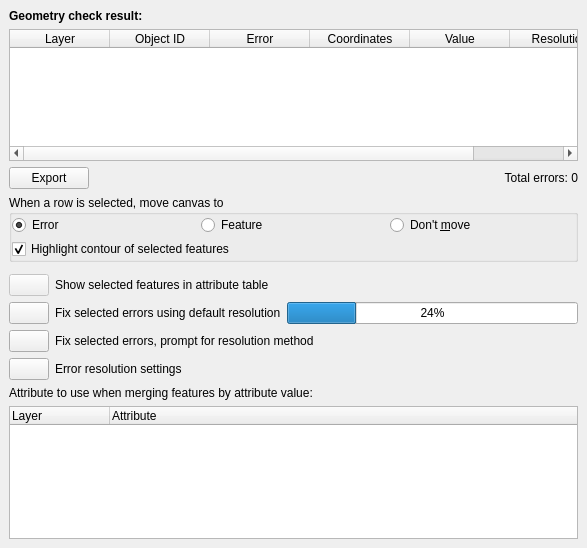
<?xml version="1.0" encoding="UTF-8"?>
<ui version="4.0">
 <class>QgsGeometryCheckerResultTab</class>
 <widget class="QWidget" name="QgsGeometryCheckerResultTab">
  <property name="geometry">
   <rect>
    <x>0</x>
    <y>0</y>
    <width>587</width>
    <height>548</height>
   </rect>
  </property>
  <property name="windowTitle">
   <string>Form</string>
  </property>
  <layout class="QGridLayout" name="gridLayout_4">
   <property name="leftMargin">
    <number>0</number>
   </property>
   <property name="topMargin">
    <number>0</number>
   </property>
   <property name="rightMargin">
    <number>0</number>
   </property>
   <property name="bottomMargin">
    <number>0</number>
   </property>
   <item row="0" column="0">
    <widget class="QScrollArea" name="scrollArea">
     <property name="frameShape">
      <enum>QFrame::NoFrame</enum>
     </property>
     <property name="widgetResizable">
      <bool>true</bool>
     </property>
     <widget class="QWidget" name="scrollAreaWidgetContents">
      <property name="geometry">
       <rect>
        <x>0</x>
        <y>0</y>
        <width>587</width>
        <height>548</height>
       </rect>
      </property>
      <layout class="QGridLayout" name="gridLayout_3">
       <item row="0" column="0">
        <widget class="QLabel" name="labelResultTitle">
         <property name="text">
          <string>&lt;b&gt;Geometry check result:&lt;/b&gt;</string>
         </property>
        </widget>
       </item>
       <item row="3" column="0">
        <widget class="QGroupBox" name="groupBoxRowSelectionBehavior">
         <property name="title">
          <string>When a row is selected, move canvas to</string>
         </property>
         <property name="flat">
          <bool>true</bool>
         </property>
         <layout class="QGridLayout" name="gridLayout_2">
          <property name="leftMargin">
           <number>0</number>
          </property>
          <property name="topMargin">
           <number>0</number>
          </property>
          <property name="rightMargin">
           <number>0</number>
          </property>
          <property name="bottomMargin">
           <number>0</number>
          </property>
          <property name="spacing">
           <number>4</number>
          </property>
          <item row="0" column="1">
           <widget class="QRadioButton" name="radioButtonFeature">
            <property name="text">
             <string>Feature</string>
            </property>
            <attribute name="buttonGroup">
             <string notr="true">buttonGroupSelectAction</string>
            </attribute>
           </widget>
          </item>
          <item row="0" column="0">
           <widget class="QRadioButton" name="radioButtonError">
            <property name="text">
             <string>Error</string>
            </property>
            <property name="checkable">
             <bool>true</bool>
            </property>
            <property name="checked">
             <bool>true</bool>
            </property>
            <attribute name="buttonGroup">
             <string notr="true">buttonGroupSelectAction</string>
            </attribute>
           </widget>
          </item>
          <item row="0" column="2">
           <widget class="QRadioButton" name="radioButtonDontMove">
            <property name="text">
             <string>Don't &amp;move</string>
            </property>
            <attribute name="buttonGroup">
             <string notr="true">buttonGroupSelectAction</string>
            </attribute>
           </widget>
          </item>
          <item row="1" column="0" colspan="3">
           <widget class="QCheckBox" name="checkBoxHighlight">
            <property name="text">
             <string>Highlight contour of selected features</string>
            </property>
            <property name="checked">
             <bool>true</bool>
            </property>
           </widget>
          </item>
         </layout>
        </widget>
       </item>
       <item row="5" column="0">
        <widget class="QWidget" name="widgetFix" native="true">
         <property name="enabled">
          <bool>true</bool>
         </property>
         <layout class="QGridLayout" name="gridLayout">
          <property name="leftMargin">
           <number>0</number>
          </property>
          <property name="topMargin">
           <number>0</number>
          </property>
          <property name="rightMargin">
           <number>0</number>
          </property>
          <property name="bottomMargin">
           <number>0</number>
          </property>
          <item row="3" column="1">
           <widget class="QPushButton" name="pushButtonErrorResolutionSettings">
            <property name="sizePolicy">
             <sizepolicy hsizetype="Maximum" vsizetype="Fixed">
              <horstretch>0</horstretch>
              <verstretch>0</verstretch>
             </sizepolicy>
            </property>
            <property name="icon">
             <iconset resource="../../../../images/images.qrc">
              <normaloff>:/images/themes/default/mActionOptions.svg</normaloff>:/images/themes/default/mActionOptions.svg</iconset>
            </property>
           </widget>
          </item>
          <item row="2" column="1">
           <widget class="QPushButton" name="pushButtonFixWithPrompt">
            <property name="enabled">
             <bool>true</bool>
            </property>
            <property name="sizePolicy">
             <sizepolicy hsizetype="Maximum" vsizetype="Fixed">
              <horstretch>0</horstretch>
              <verstretch>0</verstretch>
             </sizepolicy>
            </property>
            <property name="icon">
             <iconset resource="../../../../images/images.qrc">
              <normaloff>:/images/themes/default/mIconSuccess.svg</normaloff>:/images/themes/default/mIconSuccess.svg</iconset>
            </property>
           </widget>
          </item>
          <item row="1" column="1">
           <widget class="QPushButton" name="pushButtonFixWithDefault">
            <property name="enabled">
             <bool>true</bool>
            </property>
            <property name="sizePolicy">
             <sizepolicy hsizetype="Maximum" vsizetype="Fixed">
              <horstretch>0</horstretch>
              <verstretch>0</verstretch>
             </sizepolicy>
            </property>
            <property name="icon">
             <iconset resource="../../../../images/images.qrc">
              <normaloff>:/images/themes/default/mIconSuccess.svg</normaloff>:/images/themes/default/mIconSuccess.svg</iconset>
            </property>
           </widget>
          </item>
          <item row="0" column="1">
           <widget class="QPushButton" name="pushButtonOpenAttributeTable">
            <property name="enabled">
             <bool>false</bool>
            </property>
            <property name="sizePolicy">
             <sizepolicy hsizetype="Maximum" vsizetype="Fixed">
              <horstretch>0</horstretch>
              <verstretch>0</verstretch>
             </sizepolicy>
            </property>
            <property name="icon">
             <iconset resource="../../../../images/images.qrc">
              <normaloff>:/images/themes/default/mActionFromSelectedFeature.png</normaloff>:/images/themes/default/mActionFromSelectedFeature.png</iconset>
            </property>
           </widget>
          </item>
          <item row="1" column="2">
           <widget class="QLabel" name="labelFixWithDefault">
            <property name="text">
             <string>Fix selected errors using default resolution</string>
            </property>
           </widget>
          </item>
          <item row="1" column="3">
           <widget class="QProgressBar" name="progressBarFixErrors">
            <property name="value">
             <number>24</number>
            </property>
           </widget>
          </item>
          <item row="2" column="2" colspan="2">
           <widget class="QLabel" name="labelFixWithPrompt">
            <property name="text">
             <string>Fix selected errors, prompt for resolution method</string>
            </property>
           </widget>
          </item>
          <item row="3" column="2" colspan="2">
           <widget class="QLabel" name="labelErrorResolutionSettings">
            <property name="text">
             <string>Error resolution settings</string>
            </property>
           </widget>
          </item>
          <item row="0" column="2" colspan="2">
           <widget class="QLabel" name="labelOpenAttributeTable">
            <property name="text">
             <string>Show selected features in attribute table</string>
            </property>
           </widget>
          </item>
         </layout>
        </widget>
       </item>
       <item row="6" column="0">
        <widget class="QWidget" name="widgetMergeAttribute" native="true">
         <layout class="QHBoxLayout" name="horizontalLayout_2">
          <property name="leftMargin">
           <number>0</number>
          </property>
          <property name="topMargin">
           <number>0</number>
          </property>
          <property name="rightMargin">
           <number>0</number>
          </property>
          <property name="bottomMargin">
           <number>0</number>
          </property>
          <item>
           <widget class="QLabel" name="labelMergeAttribute">
            <property name="text">
             <string>Attribute to use when merging features by attribute value:</string>
            </property>
           </widget>
          </item>
         </layout>
        </widget>
       </item>
       <item row="1" column="0">
        <widget class="QTableWidget" name="tableWidgetErrors">
         <property name="editTriggers">
          <set>QAbstractItemView::NoEditTriggers</set>
         </property>
         <property name="selectionMode">
          <enum>QAbstractItemView::ExtendedSelection</enum>
         </property>
         <property name="selectionBehavior">
          <enum>QAbstractItemView::SelectRows</enum>
         </property>
         <property name="sortingEnabled">
          <bool>true</bool>
         </property>
         <attribute name="horizontalHeaderShowSortIndicator" stdset="0">
          <bool>true</bool>
         </attribute>
         <attribute name="horizontalHeaderStretchLastSection">
          <bool>true</bool>
         </attribute>
         <attribute name="verticalHeaderVisible">
          <bool>false</bool>
         </attribute>
         <column>
          <property name="text">
           <string>Layer</string>
          </property>
         </column>
         <column>
          <property name="text">
           <string>Object ID</string>
          </property>
         </column>
         <column>
          <property name="text">
           <string>Error</string>
          </property>
         </column>
         <column>
          <property name="text">
           <string>Coordinates</string>
          </property>
         </column>
         <column>
          <property name="text">
           <string>Value</string>
          </property>
         </column>
         <column>
          <property name="text">
           <string>Resolution</string>
          </property>
         </column>
        </widget>
       </item>
       <item row="7" column="0">
        <widget class="QTreeWidget" name="treeWidgetMergeAttribute">
         <column>
          <property name="text">
           <string>Layer</string>
          </property>
         </column>
         <column>
          <property name="text">
           <string>Attribute</string>
          </property>
         </column>
        </widget>
       </item>
       <item row="4" column="0">
        <widget class="QWidget" name="widgetRowSelectionBehavior" native="true">
         <layout class="QHBoxLayout" name="horizontalLayout">
          <property name="spacing">
           <number>0</number>
          </property>
          <property name="leftMargin">
           <number>0</number>
          </property>
          <property name="topMargin">
           <number>0</number>
          </property>
          <property name="rightMargin">
           <number>0</number>
          </property>
          <property name="bottomMargin">
           <number>0</number>
          </property>
         </layout>
        </widget>
       </item>
       <item row="2" column="0">
        <widget class="QWidget" name="widget" native="true">
         <layout class="QHBoxLayout" name="horizontalLayout_3">
          <property name="spacing">
           <number>0</number>
          </property>
          <property name="leftMargin">
           <number>0</number>
          </property>
          <property name="topMargin">
           <number>0</number>
          </property>
          <property name="rightMargin">
           <number>0</number>
          </property>
          <property name="bottomMargin">
           <number>0</number>
          </property>
          <item>
           <widget class="QPushButton" name="pushButtonExport">
            <property name="text">
             <string>Export</string>
            </property>
           </widget>
          </item>
          <item>
           <spacer name="horizontalSpacer">
            <property name="orientation">
             <enum>Qt::Horizontal</enum>
            </property>
            <property name="sizeHint" stdset="0">
             <size>
              <width>280</width>
              <height>20</height>
             </size>
            </property>
           </spacer>
          </item>
          <item>
           <widget class="QLabel" name="labelErrorCount">
            <property name="text">
             <string>Total errors: 0</string>
            </property>
            <property name="alignment">
             <set>Qt::AlignRight|Qt::AlignTrailing|Qt::AlignVCenter</set>
            </property>
           </widget>
          </item>
         </layout>
        </widget>
       </item>
      </layout>
     </widget>
    </widget>
   </item>
  </layout>
 </widget>
 <tabstops>
  <tabstop>scrollArea</tabstop>
  <tabstop>tableWidgetErrors</tabstop>
  <tabstop>pushButtonExport</tabstop>
  <tabstop>radioButtonError</tabstop>
  <tabstop>radioButtonFeature</tabstop>
  <tabstop>radioButtonDontMove</tabstop>
  <tabstop>checkBoxHighlight</tabstop>
  <tabstop>pushButtonOpenAttributeTable</tabstop>
  <tabstop>pushButtonFixWithDefault</tabstop>
  <tabstop>pushButtonFixWithPrompt</tabstop>
  <tabstop>pushButtonErrorResolutionSettings</tabstop>
 </tabstops>
 <resources>
  <include location="../../../../images/images.qrc"/>
 </resources>
 <connections/>
 <buttongroups>
  <buttongroup name="buttonGroupSelectAction"/>
 </buttongroups>
</ui>
